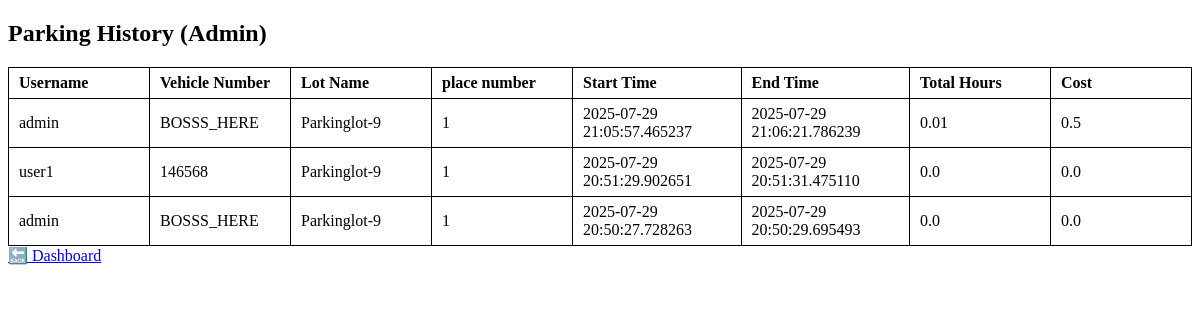
Before: /admin/history (signed in) with the older database file.
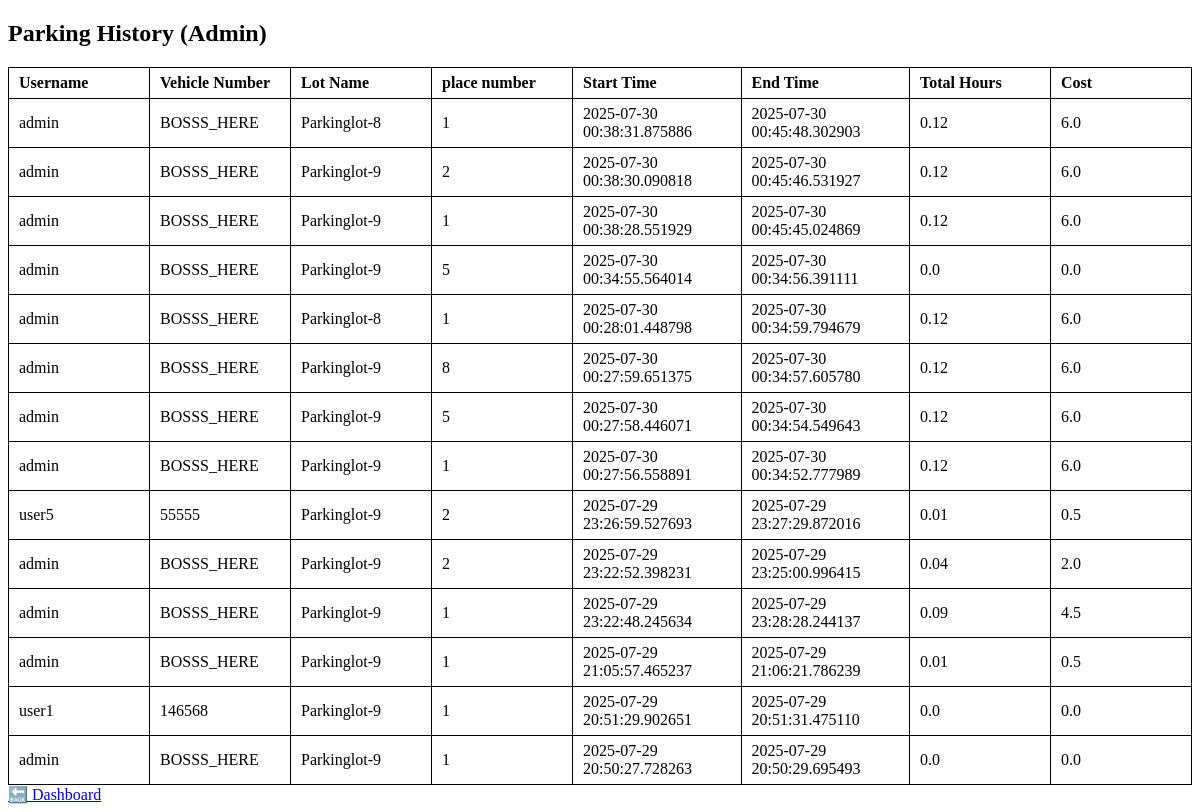
After: the same page with the newer database file.
### app.py (models this page shows)
class User(db.Model):
    __tablename__ = 'user'
    id = db.Column(db.Integer, primary_key=True, autoincrement=True)
    username = db.Column(db.String(100), unique=True, nullable=False)
    password = db.Column(db.String(100), nullable=False)
    contact = db.Column(db.String(20), nullable=True)
    is_admin = db.Column(db.Boolean, default=False)
    vehicle_number = db.Column(db.String(30), unique=True, nullable=False)

class ParkingLot(db.Model):
    __tablename__ = 'parkinglots'
    id = db.Column(db.Integer, primary_key=True)
    name = db.Column(db.String(100), nullable=False)
    landmark = db.Column(db.String(100), nullable=False)
    address = db.Column(db.String(200))
    pincode = db.Column(db.String(10))
    price = db.Column(db.Integer)
    max_spots = db.Column(db.Integer)
    places = db.relationship('Place', backref='lot', lazy=True)

class Reservation(db.Model):
    __tablename__ = 'reservation'
    id = db.Column(db.Integer, primary_key=True)
    user_id = db.Column(db.Integer, db.ForeignKey('user.id'))
    place_id = db.Column(db.Integer, db.ForeignKey('places.id'))
    start_time = db.Column(db.DateTime, default=datetime.now)
    end_time = db.Column(db.DateTime, nullable=True)
    status = db.Column(db.String(20), default='active')
    cost_per_hour = db.Column(db.Float, nullable=True)
    user = db.relationship('User', backref='reservations')
    place = db.relationship('Place', backref='reservations')

### app.py (the view)
@app.route('/admin/history')
def admin_history():
    if not session.get('is_admin'):
        flash("Access Denied: Admins only.", "danger")
        return redirect(url_for('login'))
    reservations = Reservation.query.order_by(Reservation.start_time.desc()).all()
    history_data = []
    for r in reservations:
        user = User.query.get(r.user_id)
        place = Place.query.get(r.place_id)
        lot = ParkingLot.query.get(place.lot_id) if place else None
        if not (user and lot and place):
            continue  # skip incomplete data
        if r.end_time:
            duration_seconds = (r.end_time - r.start_time).total_seconds()
        else:
            duration_seconds = (datetime.now() - r.start_time).total_seconds()
        total_hours = round(duration_seconds / 3600, 2)
        cost = round(total_hours * (r.cost_per_hour or 0), 2)
        history_data.append({
            'username': user.username,
            'vehicle_number': user.vehicle_number,
            'lot_name': lot.name,
            'place_number': place.number,
            'start_time': r.start_time,
            'end_time': r.end_time,
            'total_hours': total_hours,
            'cost': cost,
        })
    return render_template('admin_history.html', history=history_data)

### templates/admin_history.html (shortened to what this page needs)
<!DOCTYPE html>
<html>
<head>
</head>
<body>
    <h2>Parking History (Admin)</h2>
    <table>
        <thead>
            <tr>
                <th>Username</th>
                <th>Vehicle Number</th>
                <th>Lot Name</th>
                <th>place number</th>
                <th>Start Time</th>
                <th>End Time</th>
                <th>Total Hours</th>
                <th>Cost</th>
            </tr>
        </thead>
        <tbody>
            {% for record in history %}
            <tr>
                <td>{{ record.username }}</td>
                <td>{{ record.vehicle_number }}</td>
                <td>{{ record.lot_name }}</td>
                <td>{{record.place_number}}</td>
                <td>{{ record.start_time }}</td>
                <td>{{ record.end_time }}</td>
                <td>{{ record.total_hours }}</td>
                <td>{{ record.cost }}</td>
            </tr>
            {% else %}
            <tr>
                <td colspan="8">No history found.</td>
            </tr>
            {% endfor %}
        </tbody>
    </table>
    <a href="{{ url_for('dashboard') }}">🔙 Dashboard</a>
</body>
</html>

Changed rows visible on the page:
added ParkingLot: lot_name "Parkinglot-8" "Parkinglot-8"
added Reservation: start_time "2025-07-30 00:38:31.875886", end_time "2025-07-30 00:45:48.302903"
added Reservation: start_time "2025-07-30 00:38:30.090818", end_time "2025-07-30 00:45:46.531927"
added Reservation: start_time "2025-07-30 00:38:28.551929", end_time "2025-07-30 00:45:45.024869"
added Reservation: start_time "2025-07-30 00:34:55.564014", end_time "2025-07-30 00:34:56.391111"
added Reservation: start_time "2025-07-30 00:28:01.448798", end_time "2025-07-30 00:34:59.794679"
added Reservation: start_time "2025-07-30 00:27:59.651375", end_time "2025-07-30 00:34:57.605780"
added Reservation: start_time "2025-07-30 00:27:58.446071", end_time "2025-07-30 00:34:54.549643"
added Reservation: start_time "2025-07-30 00:27:56.558891", end_time "2025-07-30 00:34:52.777989"
added User: username "user5", vehicle_number "55555"
added Reservation: start_time "2025-07-29 23:26:59.527693", end_time "2025-07-29 23:27:29.872016"
added Reservation: start_time "2025-07-29 23:22:52.398231", end_time "2025-07-29 23:25:00.996415"
added Reservation: start_time "2025-07-29 23:22:48.245634", end_time "2025-07-29 23:28:28.244137"
Other visible differences:
new list line: "admin BOSSS_HERE"
new list line: "1 0.12 6.0"
new list line: "Parkinglot-9"
new list line: "2 0.12 6.0"
new list line: "5 0.0 0.0"
new list line: "8 0.12 6.0"
new list line: "5 0.12 6.0"
new list line: "2 0.01 0.5"
new list line: "2 0.04 2.0"
new list line: "1 0.09 4.5"
